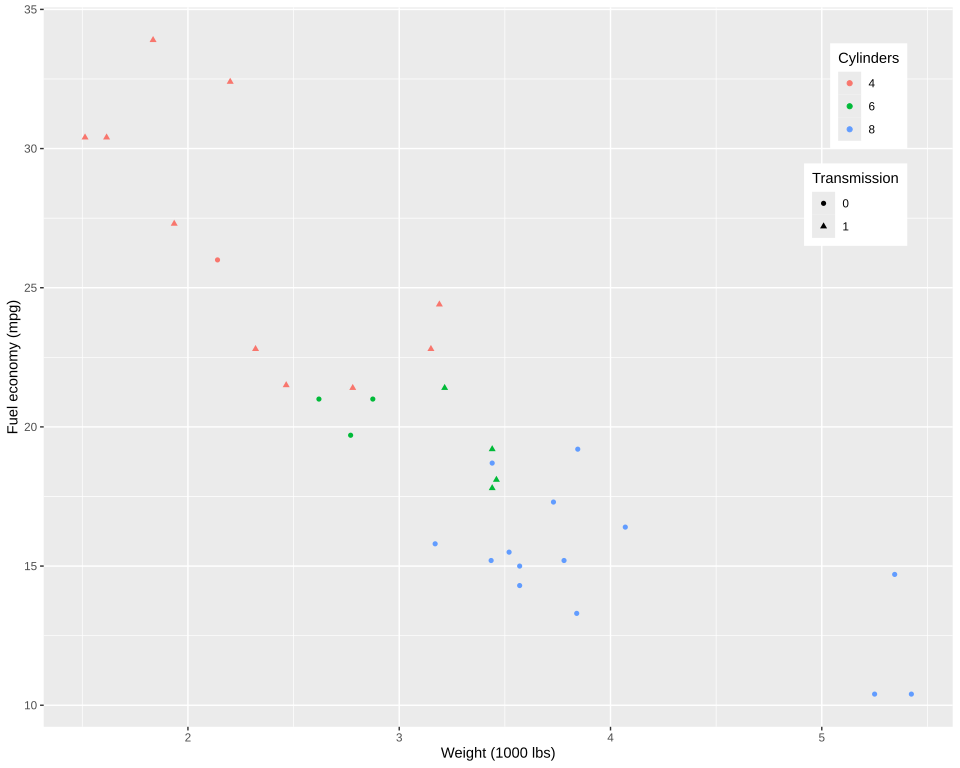

R code for this plot:
# The plot test/golden/legend_inside.svg draws, drawn by ggplot2 itself, as ggplot2's own visual
# tests draw their snapshots: the independent check on that golden whenever it changes. The suite
# never runs this; it needs R, ggplot2 and vdiffr, saved as the Docker image giggly-r:ggplot2-4.0.3.
# From the repository's root:
#
#   docker run --rm -v "$PWD/test/golden":/golden:ro giggly-r:ggplot2-4.0.3 \
#     Rscript /golden/legend_inside.R > legend_inside.ggplot2.svg
#
# and compare the two drawings element by element, as test/golden/point.R describes.
#
# theme()'s reference page's legends inside the panel: mtcars' fuel economy against weight, the
# colour legend over the shape legend in a box whose top right corner is placed 95% of the way
# across and up the panel, each legend at the box's right, a 6-point margin inside each.
#
# First checked with ggplot2 4.0.3 and vdiffr 1.0.9: every element and clip path matches, and
# the one departure is test/golden/point.R's, the x axis drawn before the y.

library(ggplot2)

p2 <- ggplot(mtcars, aes(wt, mpg)) +
  geom_point(aes(colour = factor(cyl), shape = factor(vs))) +
  labs(
    x = "Weight (1000 lbs)",
    y = "Fuel economy (mpg)",
    colour = "Cylinders",
    shape = "Transmission"
  ) +
  guides(colour = guide_legend(order = 1), shape = guide_legend(order = 2))
plot <- p2 +
  theme_gray() +
  theme(
    legend.position = "inside",
    legend.position.inside = c(.95, .95),
    legend.justification = c("right", "top"),
    legend.box.just = "right",
    legend.margin = margin_auto(6)
  )

file <- tempfile(fileext = ".svg")
vdiffr::write_svg(plot, file)
cat(readLines(file), sep = "\n")
